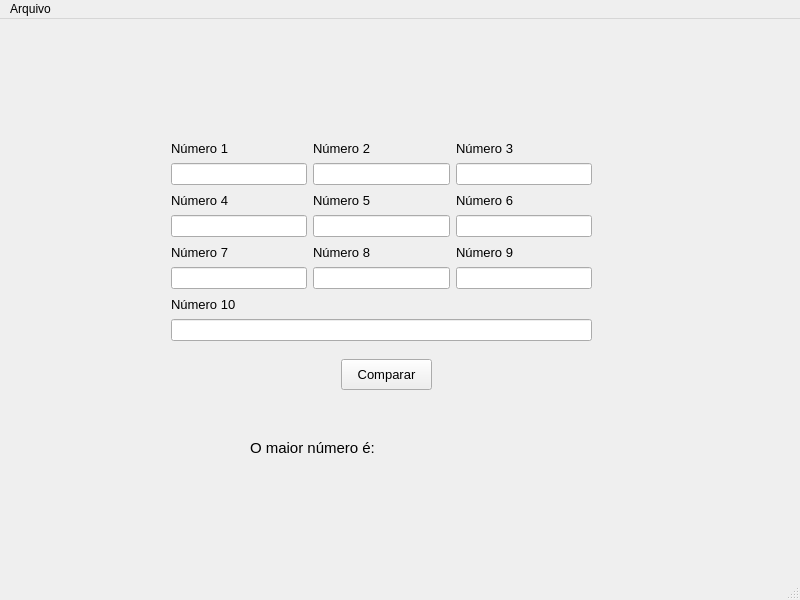
<?xml version="1.0" encoding="UTF-8"?>
<ui version="4.0">
 <class>MainWindow</class>
 <widget class="QMainWindow" name="MainWindow">
  <property name="geometry">
   <rect>
    <x>0</x>
    <y>0</y>
    <width>800</width>
    <height>600</height>
   </rect>
  </property>
  <property name="windowTitle">
   <string>MainWindow</string>
  </property>
  <widget class="QWidget" name="centralwidget">
   <widget class="QLabel" name="label">
    <property name="geometry">
     <rect>
      <x>250</x>
      <y>420</y>
      <width>125</width>
      <height>18</height>
     </rect>
    </property>
    <property name="font">
     <font>
      <pointsize>11</pointsize>
     </font>
    </property>
    <property name="text">
     <string>O maior número é:</string>
    </property>
   </widget>
   <widget class="QWidget" name="layoutWidget">
    <property name="geometry">
     <rect>
      <x>171</x>
      <y>120</y>
      <width>421</width>
      <height>202</height>
     </rect>
    </property>
    <layout class="QVBoxLayout" name="verticalLayout">
     <item>
      <layout class="QHBoxLayout" name="horizontalLayout">
       <item>
        <layout class="QVBoxLayout" name="numA">
         <item>
          <widget class="QLabel" name="label_num1">
           <property name="font">
            <font>
             <pointsize>10</pointsize>
            </font>
           </property>
           <property name="text">
            <string>Número 1</string>
           </property>
          </widget>
         </item>
         <item>
          <widget class="QLineEdit" name="input_num1"/>
         </item>
        </layout>
       </item>
       <item>
        <layout class="QVBoxLayout" name="numB">
         <item>
          <widget class="QLabel" name="label_num2">
           <property name="font">
            <font>
             <pointsize>10</pointsize>
            </font>
           </property>
           <property name="text">
            <string>Número 2</string>
           </property>
          </widget>
         </item>
         <item>
          <widget class="QLineEdit" name="input_num2"/>
         </item>
        </layout>
       </item>
       <item>
        <layout class="QVBoxLayout" name="numC">
         <item>
          <widget class="QLabel" name="label_num3">
           <property name="font">
            <font>
             <pointsize>10</pointsize>
            </font>
           </property>
           <property name="text">
            <string>Número 3</string>
           </property>
          </widget>
         </item>
         <item>
          <widget class="QLineEdit" name="input_num3"/>
         </item>
        </layout>
       </item>
      </layout>
     </item>
     <item>
      <layout class="QHBoxLayout" name="horizontalLayout_2">
       <item>
        <layout class="QVBoxLayout" name="numD">
         <item>
          <widget class="QLabel" name="label_num4">
           <property name="font">
            <font>
             <pointsize>10</pointsize>
            </font>
           </property>
           <property name="text">
            <string>Número 4</string>
           </property>
          </widget>
         </item>
         <item>
          <widget class="QLineEdit" name="input_num4"/>
         </item>
        </layout>
       </item>
       <item>
        <layout class="QVBoxLayout" name="numE">
         <item>
          <widget class="QLabel" name="label_num5">
           <property name="font">
            <font>
             <pointsize>10</pointsize>
            </font>
           </property>
           <property name="text">
            <string>Número 5</string>
           </property>
          </widget>
         </item>
         <item>
          <widget class="QLineEdit" name="input_num5"/>
         </item>
        </layout>
       </item>
       <item>
        <layout class="QVBoxLayout" name="numF">
         <item>
          <widget class="QLabel" name="label_num6">
           <property name="font">
            <font>
             <pointsize>10</pointsize>
            </font>
           </property>
           <property name="text">
            <string>Número 6</string>
           </property>
          </widget>
         </item>
         <item>
          <widget class="QLineEdit" name="input_num6"/>
         </item>
        </layout>
       </item>
      </layout>
     </item>
     <item>
      <layout class="QHBoxLayout" name="horizontalLayout_3">
       <item>
        <layout class="QVBoxLayout" name="numG">
         <item>
          <widget class="QLabel" name="label_num7">
           <property name="font">
            <font>
             <pointsize>10</pointsize>
            </font>
           </property>
           <property name="text">
            <string>Número 7</string>
           </property>
          </widget>
         </item>
         <item>
          <widget class="QLineEdit" name="input_num7"/>
         </item>
        </layout>
       </item>
       <item>
        <layout class="QVBoxLayout" name="numH">
         <item>
          <widget class="QLabel" name="label_num8">
           <property name="font">
            <font>
             <pointsize>10</pointsize>
            </font>
           </property>
           <property name="text">
            <string>Número 8</string>
           </property>
          </widget>
         </item>
         <item>
          <widget class="QLineEdit" name="input_num8"/>
         </item>
        </layout>
       </item>
       <item>
        <layout class="QVBoxLayout" name="numI">
         <item>
          <widget class="QLabel" name="label_num9">
           <property name="font">
            <font>
             <pointsize>10</pointsize>
            </font>
           </property>
           <property name="text">
            <string>Número 9</string>
           </property>
          </widget>
         </item>
         <item>
          <widget class="QLineEdit" name="input_num9"/>
         </item>
        </layout>
       </item>
      </layout>
     </item>
     <item>
      <layout class="QVBoxLayout" name="numJ">
       <item>
        <widget class="QLabel" name="label_num10">
         <property name="font">
          <font>
           <pointsize>10</pointsize>
          </font>
         </property>
         <property name="text">
          <string>Número 10</string>
         </property>
        </widget>
       </item>
       <item>
        <widget class="QLineEdit" name="input_num10"/>
       </item>
      </layout>
     </item>
    </layout>
   </widget>
   <widget class="QLabel" name="output_num">
    <property name="geometry">
     <rect>
      <x>381</x>
      <y>420</y>
      <width>161</width>
      <height>18</height>
     </rect>
    </property>
    <property name="font">
     <font>
      <pointsize>11</pointsize>
     </font>
    </property>
    <property name="text">
     <string/>
    </property>
   </widget>
   <widget class="QPushButton" name="input_button">
    <property name="geometry">
     <rect>
      <x>341</x>
      <y>340</y>
      <width>91</width>
      <height>31</height>
     </rect>
    </property>
    <property name="font">
     <font>
      <pointsize>10</pointsize>
     </font>
    </property>
    <property name="text">
     <string>Comparar</string>
    </property>
   </widget>
  </widget>
  <widget class="QMenuBar" name="menubar">
   <property name="geometry">
    <rect>
     <x>0</x>
     <y>0</y>
     <width>800</width>
     <height>21</height>
    </rect>
   </property>
   <widget class="QMenu" name="menuArquivo">
    <property name="title">
     <string>Arquivo</string>
    </property>
    <addaction name="actionNovo"/>
    <addaction name="actionAbrir"/>
    <addaction name="actionSalvar"/>
    <addaction name="actionSair"/>
   </widget>
   <addaction name="menuArquivo"/>
  </widget>
  <widget class="QStatusBar" name="statusbar"/>
  <action name="actionNovo">
   <property name="text">
    <string>Novo</string>
   </property>
   <property name="shortcut">
    <string>Ctrl+N</string>
   </property>
  </action>
  <action name="actionAbrir">
   <property name="text">
    <string>Abrir</string>
   </property>
   <property name="shortcut">
    <string>Ctrl+O</string>
   </property>
  </action>
  <action name="actionSalvar">
   <property name="text">
    <string>Salvar</string>
   </property>
   <property name="shortcut">
    <string>Ctrl+S</string>
   </property>
  </action>
  <action name="actionSair">
   <property name="text">
    <string>Sair</string>
   </property>
   <property name="shortcut">
    <string>Esc</string>
   </property>
  </action>
 </widget>
 <resources/>
 <connections/>
</ui>
